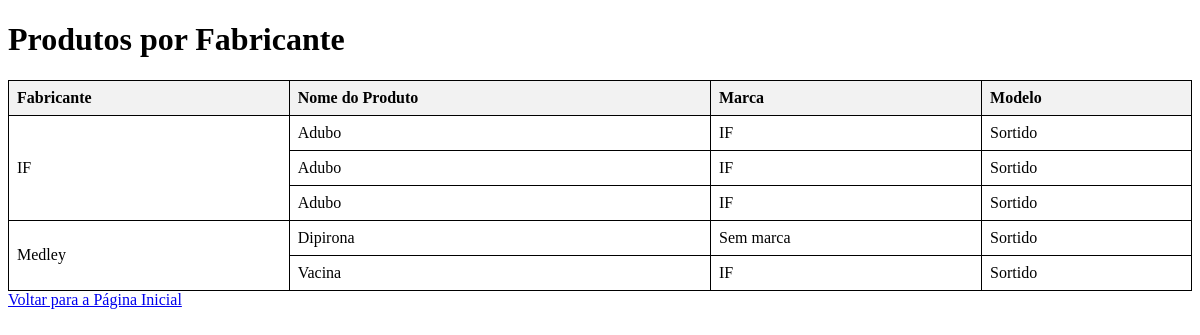
/produtos-por-fabricante/, run on the app's committed database.
### app/models.py (models this page shows, shortened)
class Fabricante(models.Model):
    nome_fabricante = models.CharField(max_length=100)

class DetalheProduto(models.Model):
    produto = models.ForeignKey(Produto, related_name='detalhes', on_delete=models.CASCADE)
    unidade_produto = models.IntegerField(default=0)
    cor_produto = models.CharField(max_length=100)
    sabor_produto = models.CharField(max_length=100)
    quantidade_embalagem_produto = models.IntegerField(default=0)
    tipo_embalagem_produto = models.ForeignKey(TipoEmbalagem, related_name='produtos', on_delete=models.CASCADE)
    quantidade_produto = models.IntegerField(default=0)
    preco_custo_produto = models.DecimalField(max_digits=10, decimal_places=2)
    preco_venda_produto = models.DecimalField(max_digits=10, decimal_places=2)
    subsetor = models.ForeignKey(Subsector, related_name='produtos', on_delete=models.CASCADE)

class Produto(models.Model):
    nome_produto = models.CharField(max_length=100)
    marca = models.ForeignKey(Marca, related_name='produtos', on_delete=models.CASCADE)
    modelo = models.ForeignKey(Modelo, related_name='produtos', on_delete=models.CASCADE)
    fabricante = models.ForeignKey(Fabricante, related_name='produtos', on_delete=models.CASCADE)

class Marca(models.Model):
    nome_marca = models.CharField(max_length=100)

class Modelo(models.Model):
    nome_modelo = models.CharField(max_length=100)

### app/views.py (the view)
# urls.py: path('produtos-por-fabricante/', views.ProdutosPorFabricanteListView.as_view(), name='produtos-por-fabricante'),
class ProdutosPorFabricanteListView(ListView):
    template_name = 'produtos_por_fabricante.html'
    context_object_name = 'fabricantes'
    def get_queryset(self):
        fabricantes = Fabricante.objects.all()
        for fabricante in fabricantes:
            produtos = DetalheProduto.objects.filter(produto__fabricante=fabricante)
            fabricante.produtos_set = produtos
        return fabricantes

### app/templates/produtos_por_fabricante.html (shortened to what this page needs)
<!DOCTYPE html>
<html>
<head>
</head>
<body>
    <h1>Produtos por Fabricante</h1>
    <table>
        <tr>
            <th>Fabricante</th>
            <th>Nome do Produto</th>
            <th>Marca</th>
            <th>Modelo</th>
        </tr>
        {% for fabricante in fabricantes %}
            <tr>
                <td rowspan="{{ fabricante.produtos_set.count|default_if_none:0 }}">{{ fabricante.nome_fabricante }}</td>
                {% for produto in fabricante.produtos_set %}
                    {% if forloop.first %}
                        <td>{{ produto.produto.nome_produto }}</td>
                        <td>{{ produto.produto.marca.nome_marca }}</td>
                        <td>{{ produto.produto.modelo.nome_modelo }}</td>
                    {% else %}
                        </tr>
                        <tr>
                        <td>{{ produto.produto.nome_produto }}</td>
                        <td>{{ produto.produto.marca.nome_marca }}</td>
                        <td>{{ produto.produto.modelo.nome_modelo }}</td>
                    {% endif %}
                {% endfor %}
            </tr>
        {% empty %}
            <tr>
                <td colspan="4">Nenhum produto encontrado para este fabricante.</td>
            </tr>
        {% endfor %}
    </table>
    <a href="{% url 'home' %}">Voltar para a Página Inicial</a>
</body>
</html>

### app/templates/produtos_por_fabricante.html (style rules this page uses)
table { width: 100%; border-collapse: collapse; }
table, th, td { border: 1px solid black; }
th, td { padding: 8px; text-align: left; }
th { background-color: #f2f2f2; }

### data on the page
Fabricante: nome_fabricante "IF"
DetalheProduto: produto.nome_produto "Adubo", produto.marca.nome_marca "IF", produto.modelo.nome_modelo "Sortido"
DetalheProduto: produto.nome_produto "Adubo", produto.marca.nome_marca "IF", produto.modelo.nome_modelo "Sortido"
DetalheProduto: produto.nome_produto "Adubo", produto.marca.nome_marca "IF", produto.modelo.nome_modelo "Sortido"
Fabricante: nome_fabricante "Medley"
DetalheProduto: produto.nome_produto "Dipirona", produto.marca.nome_marca "Sem marca", produto.modelo.nome_modelo "Sortido"
DetalheProduto: produto.nome_produto "Vacina", produto.marca.nome_marca "IF", produto.modelo.nome_modelo "Sortido"
